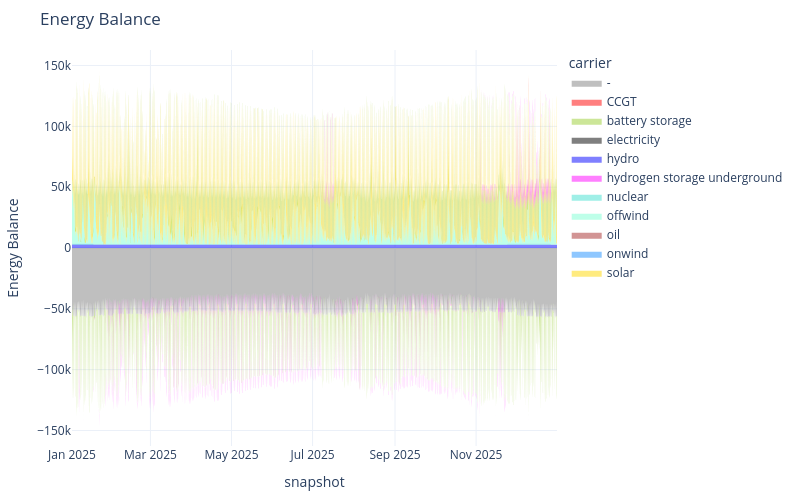

Notebook code for this chart:
### Code cell
n_no_co2.statistics.energy_balance.iplot()

### Figure 1 — Plotly figure (JSON) as saved in the notebook; plotly's stock layout.template omitted (floating-point values rounded to 4 significant figures; data arrays with more than 128 entries replaced by an {"elided": "..."} marker saying what was removed)
{"data": [{"fillpattern": {"shape": ""}, "hovertemplate": "carrier=hydro<br>snapshot=%{x}<br>Energy Balance=%{y}<extra></extra>", "legendgroup": "hydro", "line": {"color": "blue", "width": 0}, "marker": {"symbol": "circle"}, "mode": "lines", "name": "hydro", "orientation": "v", "showlegend": false, "stackgroup": "positive", "type": "scatter", "x": {"elided": "2920 str values"}, "xaxis": "x", "y": {"elided": "2920 float values"}, "yaxis": "y"}, {"fillpattern": {"shape": ""}, "hovertemplate": "carrier=nuclear<br>snapshot=%{x}<br>Energy Balance=%{y}<extra></extra>", "legendgroup": "nuclear", "line": {"color": "turquoise", "width": 0}, "marker": {"symbol": "circle"}, "mode": "lines", "name": "nuclear", "orientation": "v", "showlegend": false, "stackgroup": "positive", "type": "scatter", "x": {"elided": "2920 str values"}, "xaxis": "x", "y": {"elided": "2920 float values"}, "yaxis": "y"}, {"fillpattern": {"shape": ""}, "hovertemplate": "carrier=offwind<br>snapshot=%{x}<br>Energy Balance=%{y}<extra></extra>", "legendgroup": "offwind", "line": {"color": "aquamarine", "width": 0}, "marker": {"symbol": "circle"}, "mode": "lines", "name": "offwind", "orientation": "v", "showlegend": false, "stackgroup": "positive", "type": "scatter", "x": {"elided": "2920 str values"}, "xaxis": "x", "y": {"elided": "2920 float values"}, "yaxis": "y"}, {"fillpattern": {"shape": ""}, "hovertemplate": "carrier=onwind<br>snapshot=%{x}<br>Energy Balance=%{y}<extra></extra>", "legendgroup": "onwind", "line": {"color": "dodgerblue", "width": 0}, "marker": {"symbol": "circle"}, "mode": "lines", "name": "onwind", "orientation": "v", "showlegend": false, "stackgroup": "positive", "type": "scatter", "x": {"elided": "2920 str values"}, "xaxis": "x", "y": {"elided": "2920 float values"}, "yaxis": "y"}, {"fillpattern": {"shape": ""}, "hovertemplate": "carrier=solar<br>snapshot=%{x}<br>Energy Balance=%{y}<extra></extra>", "legendgroup": "solar", "line": {"color": "gold", "width": 0}, "marker": {"symbol": "circle"}, "mode": "lines", "name": "solar", "orientation": "v", "showlegend": false, "stackgroup": "positive", "type": "scatter", "x": {"elided": "1819 str values"}, "xaxis": "x", "y": {"elided": "1819 float values"}, "yaxis": "y"}, {"fillpattern": {"shape": ""}, "hovertemplate": "carrier=battery storage<br>snapshot=%{x}<br>Energy Balance=%{y}<extra></extra>", "legendgroup": "battery storage", "line": {"color": "yellowgreen", "width": 0}, "marker": {"symbol": "circle"}, "mode": "lines", "name": "battery storage", "orientation": "v", "showlegend": false, "stackgroup": "positive", "type": "scatter", "x": {"elided": "1915 str values"}, "xaxis": "x", "y": {"elided": "1915 float values"}, "yaxis": "y"}, {"fillpattern": {"shape": ""}, "hovertemplate": "carrier=hydrogen storage underground<br>snapshot=%{x}<br>Energy Balance=%{y}<extra></extra>", "legendgroup": "hydrogen storage underground", "line": {"color": "magenta", "width": 0}, "marker": {"symbol": "circle"}, "mode": "lines", "name": "hydrogen storage underground", "orientation": "v", "showlegend": false, "stackgroup": "positive", "type": "scatter", "x": {"elided": "512 str values"}, "xaxis": "x", "y": {"elided": "512 float values"}, "yaxis": "y"}, {"fillpattern": {"shape": ""}, "hovertemplate": "carrier=-<br>snapshot=%{x}<br>Energy Balance=%{y}<extra></extra>", "legendgroup": "-", "line": {"color": "gray", "width": 0}, "marker": {"symbol": "circle"}, "mode": "lines", "name": "-", "orientation": "v", "showlegend": false, "stackgroup": "negative", "type": "scatter", "x": {"elided": "2920 str values"}, "xaxis": "x", "y": {"elided": "2920 float values"}, "yaxis": "y"}, {"fillpattern": {"shape": ""}, "hovertemplate": "carrier=battery storage<br>snapshot=%{x}<br>Energy Balance=%{y}<extra></extra>", "legendgroup": "battery storage", "line": {"color": "yellowgreen", "width": 0}, "marker": {"symbol": "circle"}, "mode": "lines", "name": "battery storage", "orientation": "v", "showlegend": false, "stackgroup": "negative", "type": "scatter", "x": {"elided": "1005 str values"}, "xaxis": "x", "y": {"elided": "1005 float values"}, "yaxis": "y"}, {"fillpattern": {"shape": ""}, "hovertemplate": "carrier=hydrogen storage underground<br>snapshot=%{x}<br>Energy Balance=%{y}<extra></extra>", "legendgroup": "hydrogen storage underground", "line": {"color": "magenta", "width": 0}, "marker": {"symbol": "circle"}, "mode": "lines", "name": "hydrogen storage underground", "orientation": "v", "showlegend": false, "stackgroup": "negative", "type": "scatter", "x": {"elided": "2408 str values"}, "xaxis": "x", "y": {"elided": "2408 float values"}, "yaxis": "y"}, {"fillpattern": {"shape": ""}, "hovertemplate": "carrier=-<br>snapshot=%{x}<br>Energy Balance=%{y}<extra></extra>", "legendgroup": "-", "line": {"color": "gray", "width": 0}, "marker": {"symbol": "circle"}, "mode": "lines", "name": "-", "orientation": "v", "showlegend": true, "stackgroup": "1", "type": "scatter", "x": ["2025-12-31T21:00:00.000000000"], "xaxis": "x", "y": [NaN], "yaxis": "y"}, {"fillpattern": {"shape": ""}, "hovertemplate": "carrier=CCGT<br>snapshot=%{x}<br>Energy Balance=%{y}<extra></extra>", "legendgroup": "CCGT", "line": {"color": "red", "width": 0}, "marker": {"symbol": "circle"}, "mode": "lines", "name": "CCGT", "orientation": "v", "showlegend": true, "stackgroup": "1", "type": "scatter", "x": ["2025-12-31T21:00:00.000000000"], "xaxis": "x", "y": [NaN], "yaxis": "y"}, {"fillpattern": {"shape": ""}, "hovertemplate": "carrier=battery storage<br>snapshot=%{x}<br>Energy Balance=%{y}<extra></extra>", "legendgroup": "battery storage", "line": {"color": "yellowgreen", "width": 0}, "marker": {"symbol": "circle"}, "mode": "lines", "name": "battery storage", "orientation": "v", "showlegend": true, "stackgroup": "1", "type": "scatter", "x": ["2025-12-31T21:00:00.000000000"], "xaxis": "x", "y": [NaN], "yaxis": "y"}, {"fillpattern": {"shape": ""}, "hovertemplate": "carrier=electricity<br>snapshot=%{x}<br>Energy Balance=%{y}<extra></extra>", "legendgroup": "electricity", "line": {"color": "black", "width": 0}, "marker": {"symbol": "circle"}, "mode": "lines", "name": "electricity", "orientation": "v", "showlegend": true, "stackgroup": "1", "type": "scatter", "x": ["2025-12-31T21:00:00.000000000"], "xaxis": "x", "y": [NaN], "yaxis": "y"}, {"fillpattern": {"shape": ""}, "hovertemplate": "carrier=hydro<br>snapshot=%{x}<br>Energy Balance=%{y}<extra></extra>", "legendgroup": "hydro", "line": {"color": "blue", "width": 0}, "marker": {"symbol": "circle"}, "mode": "lines", "name": "hydro", "orientation": "v", "showlegend": true, "stackgroup": "1", "type": "scatter", "x": ["2025-12-31T21:00:00.000000000"], "xaxis": "x", "y": [NaN], "yaxis": "y"}, {"fillpattern": {"shape": ""}, "hovertemplate": "carrier=hydrogen storage underground<br>snapshot=%{x}<br>Energy Balance=%{y}<extra></extra>", "legendgroup": "hydrogen storage underground", "line": {"color": "magenta", "width": 0}, "marker": {"symbol": "circle"}, "mode": "lines", "name": "hydrogen storage underground", "orientation": "v", "showlegend": true, "stackgroup": "1", "type": "scatter", "x": ["2025-12-31T21:00:00.000000000"], "xaxis": "x", "y": [NaN], "yaxis": "y"}, {"fillpattern": {"shape": ""}, "hovertemplate": "carrier=nuclear<br>snapshot=%{x}<br>Energy Balance=%{y}<extra></extra>", "legendgroup": "nuclear", "line": {"color": "turquoise", "width": 0}, "marker": {"symbol": "circle"}, "mode": "lines", "name": "nuclear", "orientation": "v", "showlegend": true, "stackgroup": "1", "type": "scatter", "x": ["2025-12-31T21:00:00.000000000"], "xaxis": "x", "y": [NaN], "yaxis": "y"}, {"fillpattern": {"shape": ""}, "hovertemplate": "carrier=offwind<br>snapshot=%{x}<br>Energy Balance=%{y}<extra></extra>", "legendgroup": "offwind", "line": {"color": "aquamarine", "width": 0}, "marker": {"symbol": "circle"}, "mode": "lines", "name": "offwind", "orientation": "v", "showlegend": true, "stackgroup": "1", "type": "scatter", "x": ["2025-12-31T21:00:00.000000000"], "xaxis": "x", "y": [NaN], "yaxis": "y"}, {"fillpattern": {"shape": ""}, "hovertemplate": "carrier=oil<br>snapshot=%{x}<br>Energy Balance=%{y}<extra></extra>", "legendgroup": "oil", "line": {"color": "brown", "width": 0}, "marker": {"symbol": "circle"}, "mode": "lines", "name": "oil", "orientation": "v", "showlegend": true, "stackgroup": "1", "type": "scatter", "x": ["2025-12-31T21:00:00.000000000"], "xaxis": "x", "y": [NaN], "yaxis": "y"}, {"fillpattern": {"shape": ""}, "hovertemplate": "carrier=onwind<br>snapshot=%{x}<br>Energy Balance=%{y}<extra></extra>", "legendgroup": "onwind", "line": {"color": "dodgerblue", "width": 0}, "marker": {"symbol": "circle"}, "mode": "lines", "name": "onwind", "orientation": "v", "showlegend": true, "stackgroup": "1", "type": "scatter", "x": ["2025-12-31T21:00:00.000000000"], "xaxis": "x", "y": [NaN], "yaxis": "y"}, {"fillpattern": {"shape": ""}, "hovertemplate": "carrier=solar<br>snapshot=%{x}<br>Energy Balance=%{y}<extra></extra>", "legendgroup": "solar", "line": {"color": "gold", "width": 0}, "marker": {"symbol": "circle"}, "mode": "lines", "name": "solar", "orientation": "v", "showlegend": true, "stackgroup": "1", "type": "scatter", "x": ["2025-12-31T21:00:00.000000000"], "xaxis": "x", "y": [NaN], "yaxis": "y"}], "layout": {"height": 500, "hovermode": "x", "legend": {"title": {"text": "carrier"}, "tracegroupgap": 0}, "margin": {"b": 50, "l": 50, "r": 50, "t": 50}, "title": {"text": "Energy Balance"}, "width": 800, "xaxis": {"anchor": "y", "domain": [0, 1], "title": {"text": "snapshot"}}, "yaxis": {"anchor": "x", "domain": [0, 1], "title": {"text": "Energy Balance"}}}}
